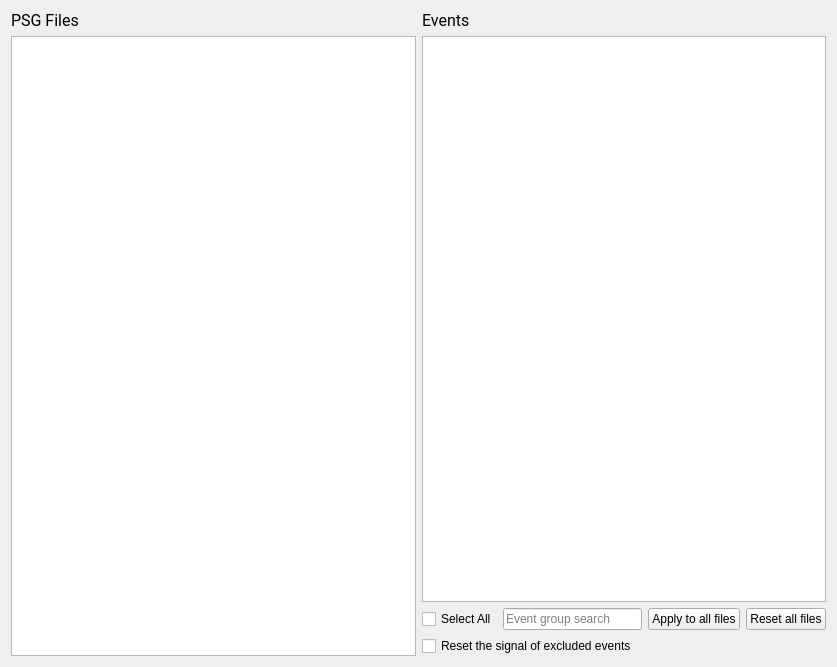
<?xml version="1.0" encoding="UTF-8"?>
<ui version="4.0">
 <class>AnnotationsSelection</class>
 <widget class="QWidget" name="AnnotationsSelection">
  <property name="geometry">
   <rect>
    <x>0</x>
    <y>0</y>
    <width>837</width>
    <height>667</height>
   </rect>
  </property>
  <property name="windowTitle">
   <string>Form</string>
  </property>
  <property name="styleSheet">
   <string>font: 12pt &quot;Roboto&quot;;</string>
  </property>
  <layout class="QHBoxLayout" name="horizontalLayout_2">
   <item>
    <layout class="QVBoxLayout" name="verticalLayout">
     <item>
      <widget class="QLabel" name="label">
       <property name="font">
        <font>
         <family>Roboto</family>
         <pointsize>12</pointsize>
         <weight>50</weight>
         <italic>false</italic>
         <bold>false</bold>
        </font>
       </property>
       <property name="text">
        <string>PSG Files</string>
       </property>
      </widget>
     </item>
     <item>
      <widget class="QListView" name="file_listview"/>
     </item>
    </layout>
   </item>
   <item>
    <layout class="QVBoxLayout" name="verticalLayout_2">
     <item>
      <widget class="QLabel" name="label_2">
       <property name="font">
        <font>
         <family>Roboto</family>
         <pointsize>12</pointsize>
         <weight>50</weight>
         <italic>false</italic>
         <bold>false</bold>
        </font>
       </property>
       <property name="text">
        <string>Events</string>
       </property>
      </widget>
     </item>
     <item>
      <widget class="QTreeView" name="event_treeview">
       <property name="editTriggers">
        <set>QAbstractItemView::NoEditTriggers</set>
       </property>
       <property name="selectionMode">
        <enum>QAbstractItemView::NoSelection</enum>
       </property>
       <property name="selectionBehavior">
        <enum>QAbstractItemView::SelectItems</enum>
       </property>
      </widget>
     </item>
     <item>
      <layout class="QHBoxLayout" name="horizontalLayout">
       <item>
        <widget class="QCheckBox" name="select_all_checkBox">
         <property name="text">
          <string>Select All</string>
         </property>
        </widget>
       </item>
       <item>
        <widget class="QLineEdit" name="search_lineEdit">
         <property name="maximumSize">
          <size>
           <width>200</width>
           <height>16777215</height>
          </size>
         </property>
         <property name="placeholderText">
          <string>Event group search</string>
         </property>
        </widget>
       </item>
       <item>
        <widget class="QPushButton" name="apply_all_pushButton">
         <property name="text">
          <string>Apply to all files</string>
         </property>
        </widget>
       </item>
       <item>
        <widget class="QPushButton" name="reset_all_files_pushButton">
         <property name="text">
          <string>Reset all files</string>
         </property>
        </widget>
       </item>
      </layout>
     </item>
     <item>
      <widget class="QCheckBox" name="reset_excl_event_checkBox">
       <property name="text">
        <string>Reset the signal of excluded events </string>
       </property>
      </widget>
     </item>
    </layout>
   </item>
  </layout>
 </widget>
 <resources>
  <include location="../../../../../snooz-toolbox/src/main/python/ui/themes/themes.qrc"/>
 </resources>
 <connections>
  <connection>
   <sender>file_listview</sender>
   <signal>clicked(QModelIndex)</signal>
   <receiver>AnnotationsSelection</receiver>
   <slot>on_file_selected()</slot>
   <hints>
    <hint type="sourcelabel">
     <x>109</x>
     <y>177</y>
    </hint>
    <hint type="destinationlabel">
     <x>213</x>
     <y>177</y>
    </hint>
   </hints>
  </connection>
  <connection>
   <sender>apply_all_pushButton</sender>
   <signal>clicked()</signal>
   <receiver>AnnotationsSelection</receiver>
   <slot>on_apply_to_all_files()</slot>
   <hints>
    <hint type="sourcelabel">
     <x>411</x>
     <y>280</y>
    </hint>
    <hint type="destinationlabel">
     <x>240</x>
     <y>164</y>
    </hint>
   </hints>
  </connection>
  <connection>
   <sender>select_all_checkBox</sender>
   <signal>stateChanged(int)</signal>
   <receiver>AnnotationsSelection</receiver>
   <slot>on_select_all_groups()</slot>
   <hints>
    <hint type="sourcelabel">
     <x>287</x>
     <y>280</y>
    </hint>
    <hint type="destinationlabel">
     <x>240</x>
     <y>164</y>
    </hint>
   </hints>
  </connection>
  <connection>
   <sender>reset_all_files_pushButton</sender>
   <signal>clicked()</signal>
   <receiver>AnnotationsSelection</receiver>
   <slot>on_reset_all_files()</slot>
   <hints>
    <hint type="sourcelabel">
     <x>541</x>
     <y>404</y>
    </hint>
    <hint type="destinationlabel">
     <x>298</x>
     <y>226</y>
    </hint>
   </hints>
  </connection>
  <connection>
   <sender>search_lineEdit</sender>
   <signal>textEdited(QString)</signal>
   <receiver>AnnotationsSelection</receiver>
   <slot>search_pattern_slot()</slot>
   <hints>
    <hint type="sourcelabel">
     <x>526</x>
     <y>614</y>
    </hint>
    <hint type="destinationlabel">
     <x>418</x>
     <y>333</y>
    </hint>
   </hints>
  </connection>
 </connections>
 <slots>
  <slot>on_file_selected()</slot>
  <slot>on_event_selected()</slot>
  <slot>on_select_all_groups()</slot>
  <slot>on_apply_to_all_files()</slot>
  <slot>on_reset_all_files()</slot>
  <slot>search_pattern_slot()</slot>
 </slots>
</ui>
